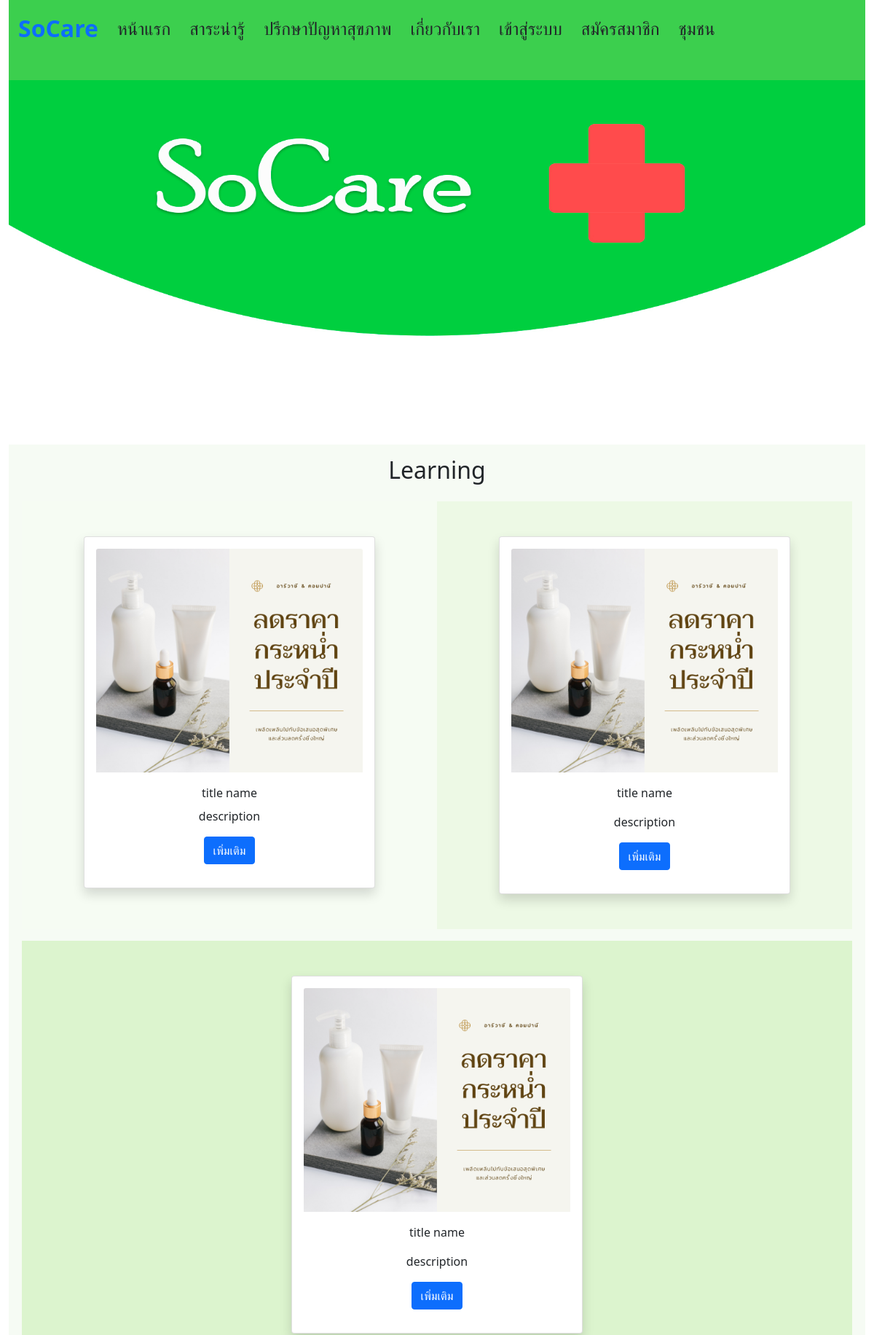
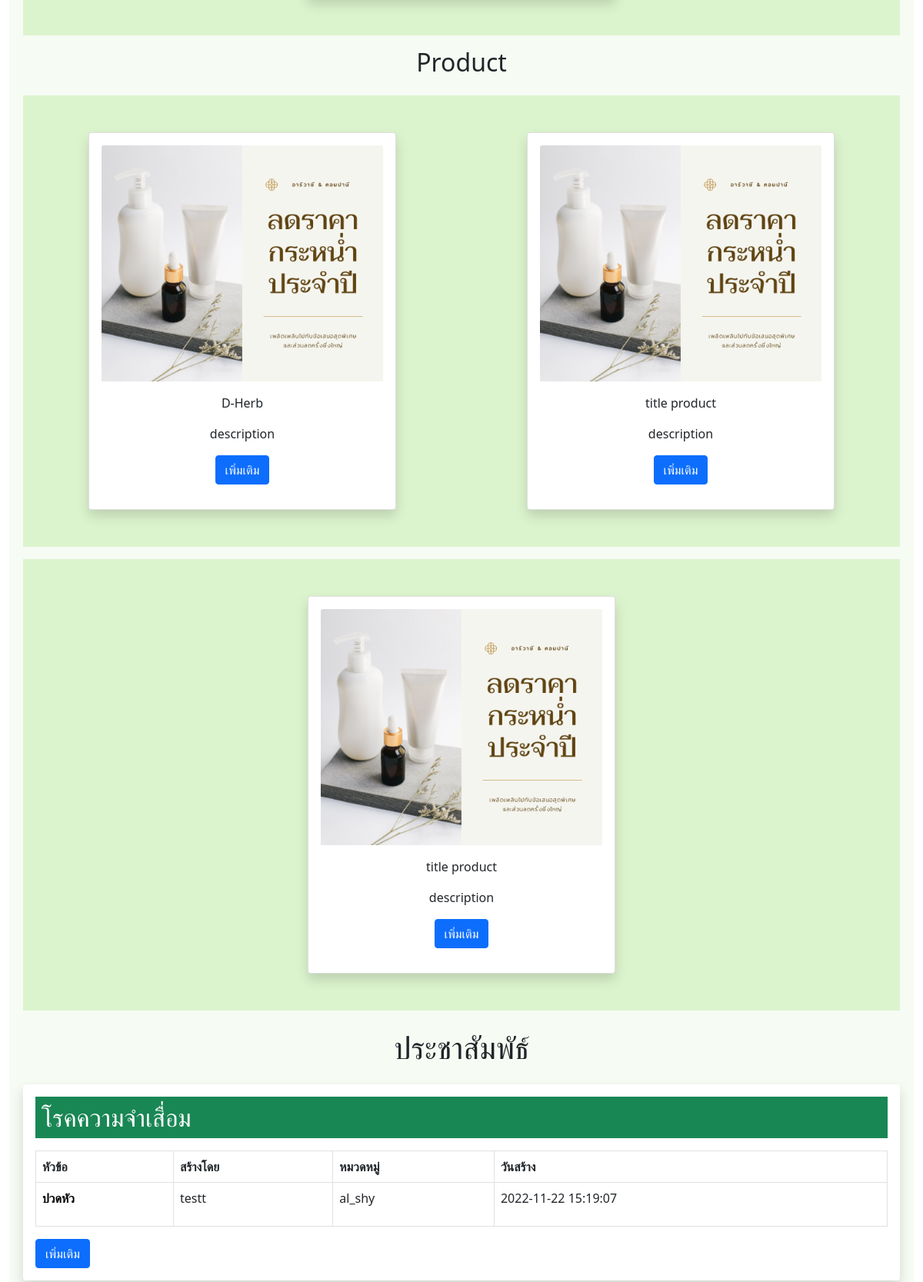
The page / (upper part) on the database its author committed (2 pictures, top to bottom).
### tables this page shows
CREATE TABLE `tb_wb` (
  `id_wb` int(18) NOT NULL,
  `title_wb` varchar(100) NOT NULL,
  `text_wb` varchar(1000) NOT NULL,
  `wb_date` timestamp NOT NULL DEFAULT current_timestamp() ON UPDATE current_timestamp(),
  `categories` enum('al_shy','ache') NOT NULL,
  `name_wb` varchar(100) NOT NULL,
  `comment` varchar(1000) NOT NULL
);

### community.php (the view, shortened to what this page needs)
<?php
include('server.php');
$sql = "SELECT * FROM tb_wb WHERE categories = 'al_shy' GROUP BY  id_wb DESC";
$query = mysqli_query($con, $sql);
$row = mysqli_fetch_assoc($query);
?>
<!DOCTYPE html>
<html lang="en">
<body>
    <div class="container">
        <div class="row">
            <h1 class="text-center">ประชาสัมพัธ์</h1>
            <div class="col shadow p-3 mb-4 bg-body rounded mt-3">
                <span class="d-block p-2 bg-success text-white h2">โรคความจำเสื่อม</span>
                <table class="table table-bordered mt-3">
                    <thead>
                        <tr>
                            <th>หัวข้อ</th>
                            <th>สร้างโดย</th>
                            <th>หมวดหมู่</th>
                            <th>วันสร้าง</th>
                        </tr>
                    </thead>
                    <tbody>
                        <tr>
                            <td>
                                <a href="katoo.php?id=<?php echo $row["id_wb"] ?>">
                                    <p class="fw-bold"><?php echo $row["title_wb"]; ?></p>
                                </a>
                            </td>
                            <td>
                                <?php echo $row["name_wb"]; ?>
                            </td>
                            <td>
                                <?php echo $row["categories"]; ?>
                            </td>
                            <td>
                                <?php echo $row["wb_date"]; ?>
                            </td>
                        </tr>
                    </tbody>
                </table>
                <a href="" class="btn btn-primary">เพิ่มเติม</a>
            </div>
        </div>
    </div>
</body>
</html>

### community.php (style rules this page uses)
a { color: black; text-decoration: none; }

### rows shown on the page
tb_wb: title_wb "ปวดหัว", name_wb "testt", categories "al_shy", wb_date "2022-11-22 15:19:07"
